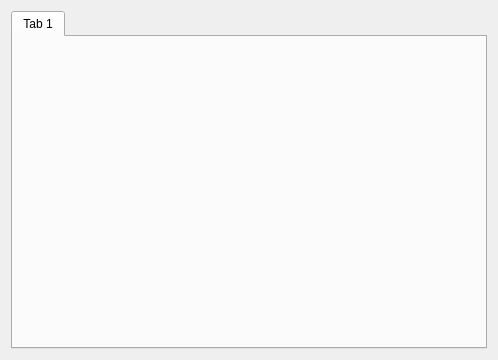
<?xml version="1.0" encoding="UTF-8"?>
<ui version="4.0">
 <class>NoticeBound</class>
 <widget class="QWidget" name="NoticeBound">
  <property name="geometry">
   <rect>
    <x>0</x>
    <y>0</y>
    <width>498</width>
    <height>360</height>
   </rect>
  </property>
  <property name="windowTitle">
   <string>Form</string>
  </property>
  <layout class="QGridLayout" name="gridLayout">
   <item row="0" column="0">
    <widget class="QTabWidget" name="tabWidget">
     <property name="currentIndex">
      <number>0</number>
     </property>
     <widget class="QWidget" name="tab">
      <attribute name="title">
       <string>Tab 1</string>
      </attribute>
     </widget>
    </widget>
   </item>
  </layout>
 </widget>
 <resources/>
 <connections/>
</ui>
